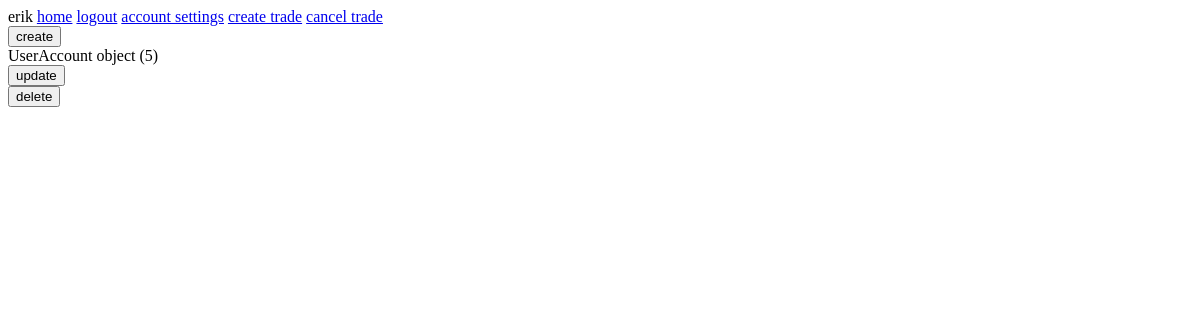
The app's page /account_settings/ (signed in), older data.
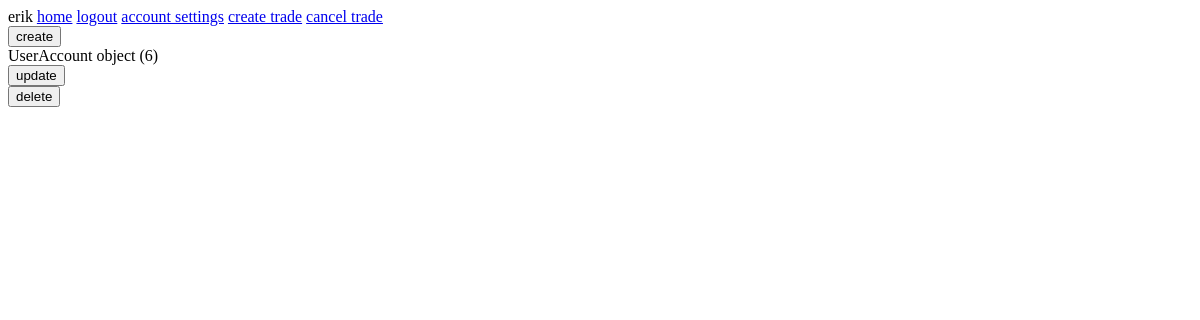
The same page, newer data.
### trade_engine/models.py (models this page shows)
class UserAccount(models.Model):
    user = models.ForeignKey(User)
    api_key = models.CharField(max_length=100)
    secret = models.CharField(max_length=100)

### trade_engine/views.py (the view)
# urls.py: url(r'^account_settings/', account_settings, name='account_settings'),
def account_settings(request):
    context = {}
    return render_to_response('account_settings.html', context, context_instance=RequestContext(request))

### templates/account_settings.html (shortened to what this page needs)
{% extends "base.html" %}
{% block content %}
    <form method="GET" action="{% url 'create_user_account' %}">
        <button type="submit">create</button>
    </form>
    {% for name in request.user.useraccount_set.all %}
        {{ name }}
        <form method="GET" action="{% url 'update_user_account' name.pk %}">
            <button type="submit">update</button>
        </form>
        <form method="POST" action="{% url 'delete_user_account' name.pk %}">
            <button type="submit">delete</button>
        </form>
    {% endfor %}
{% endblock %}

### templates/base.html (shortened to what this page needs)
<!DOCTYPE html>
<html>
<head lang="en">
</head>
<body>
{% block body %}
{{ user.username }}
<a href="/">home</a>
{% if user.id %}
    <a href="{% url 'logout' %}">logout</a>
    <a href="{% url 'account_settings' %}">account settings</a>
    <a href="{% url 'create_trade_form' %}">create trade</a>
    <a href="{% url 'create_cancel_order_view' %}">cancel trade</a>
{% else %}
    <a href="/registration/">register</a>
    <a href="{% url 'login' %}">login</a>
{% endif %}
{% endblock %}
{% block content %}
{% endblock %}
</body>
</html>

Row changes from the older to the newer data that the page shows:
removed UserAccount: id "UserAccount object (5)"
added UserAccount: id "UserAccount object (6)"
